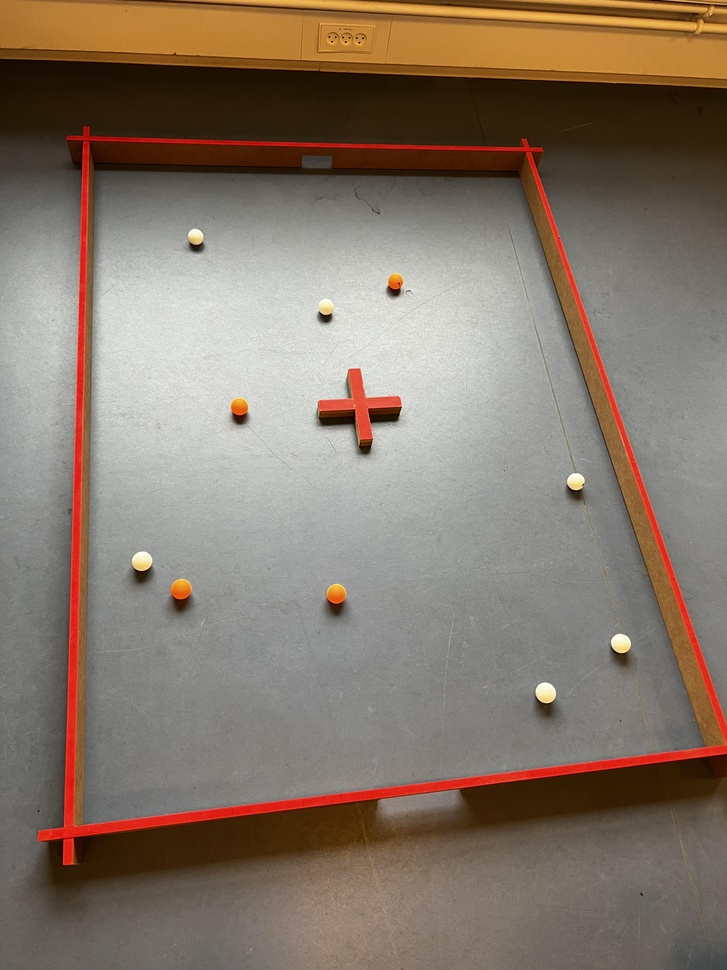
#> input picture Sandbox/Images/Banen1.jpg, 727 x 970 px, shrunk from 3024 x 4032 before the run, given in place of the camera
$ python videocapto.py
#> lines starting #> are read from the running program, lines starting #| are printed output that depends on the picture; after the words box and inside, x2 and y2 are one past the last pixel; in counts of white or black regions, pixels touching at a corner belong together
import cv2

# Open a connection to the camera (0 is usually the default camera)
cap = cv2.VideoCapture(0)

while True:
    # Capture frame-by-frame
    ret, frame = cap.read()
#> frame is the input picture: shape (970, 727, 3); mean B, G, R 106.1, 119.4, 134.2

    if not ret:
        print("Error: Unable to capture frame.")
        break

    # Convert the frame to grayscale
    gray = cv2.cvtColor(frame, cv2.COLOR_BGR2GRAY)
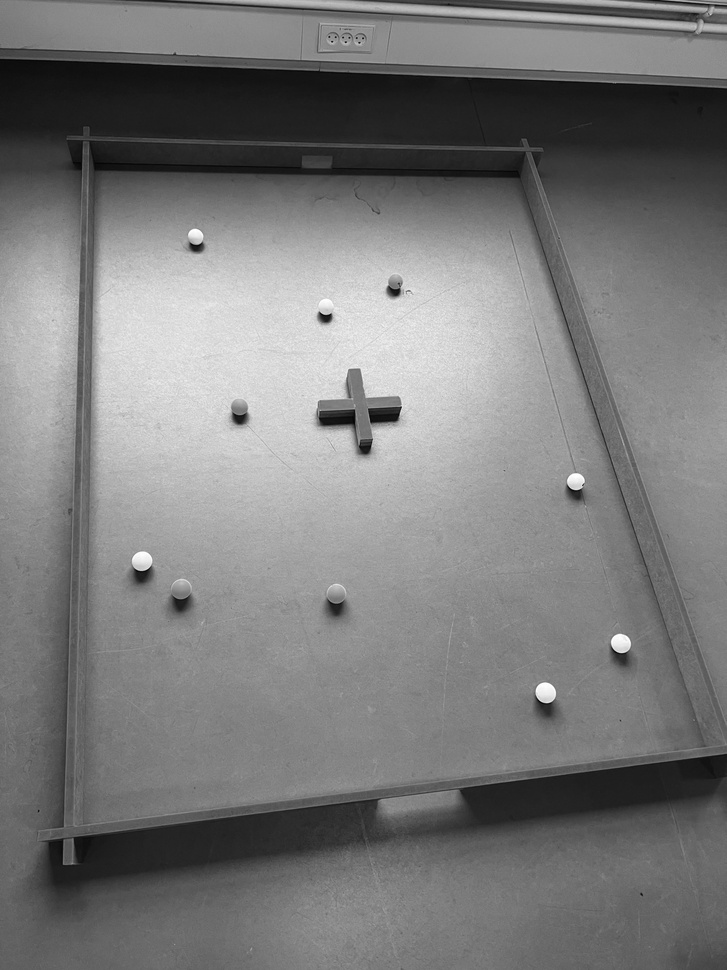
#> gray: shape (970, 727); min 4, max 254, mean 122.3

    # Apply GaussianBlur to reduce noise and help the rectangle detection
    gray_blurred = cv2.GaussianBlur(gray, (9, 9), 2)

    # Use Hough Rectangle Transform to detect rectangles (contours)
    contours, _ = cv2.findContours(gray_blurred, cv2.RETR_EXTERNAL, cv2.CHAIN_APPROX_SIMPLE)
#> contours = [[[0, 0], [0, 969], [726, 969], [726, 0]]]

    # If contours are found, draw rectangles around them
    if contours:
        for contour in contours:
            # Approximate the contour to a rectangle
            x, y, w, h = cv2.boundingRect(contour)

            # Draw the rectangle
            cv2.rectangle(frame, (x, y), (x + w, y + h), (0, 255, 0), 2)

            # Label the
            # name "ball9"
            label_position = (x - 10, y - 10)
            cv2.putText(frame, "ball", label_position, cv2.FONT_HERSHEY_SIMPLEX, 0.5, (255, 255, 255), 2)
#> this loop made 1 pass
#> (contour, x, y, w, h, label_position) on pass 1: ([[0, 0], [0, 969], [726, 969], [726, 0]], 0, 0, 727, 970, (-10, -10))
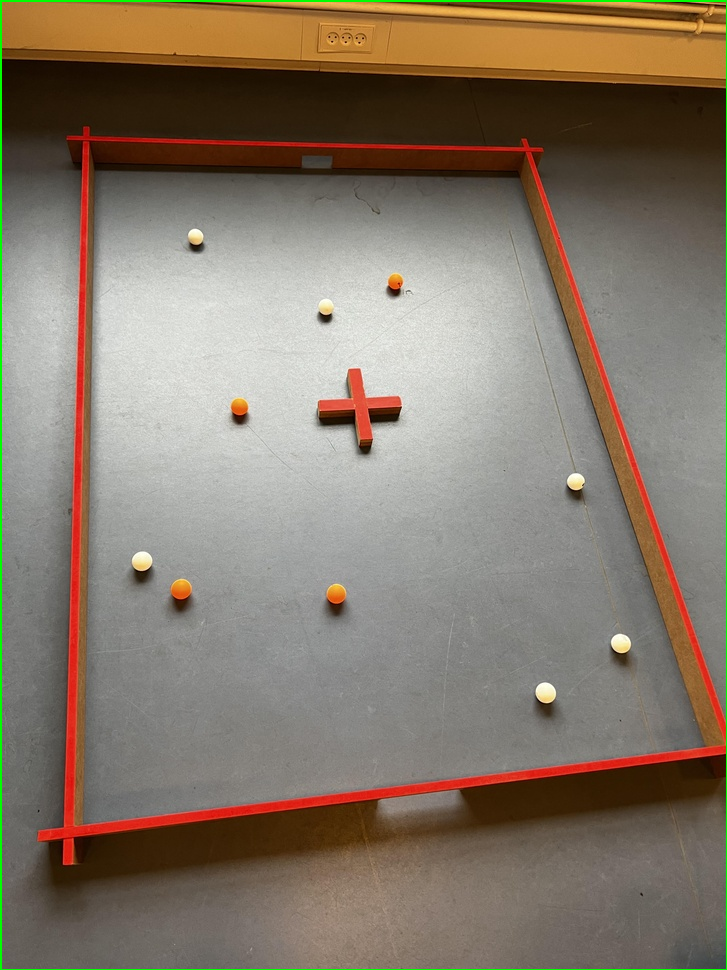
#> frame: shape (970, 727, 3); 0.72% of pixels changed, all inside (x1, y1, x2, y2) = (0, 0, 727, 970)

        # Display the frame with rectangles and labels
        cv2.imshow('Rectangles Detected', frame)

    # Break the loop if 'q' key is pressed
    if cv2.waitKey(1) & 0xFF == ord('q'):
#> (key q is pressed here)
        break

# Release the camera and close all windows
cap.release()
cv2.destroyAllWindows()

$ run again, on Sandbox/Images/Banen3.jpg
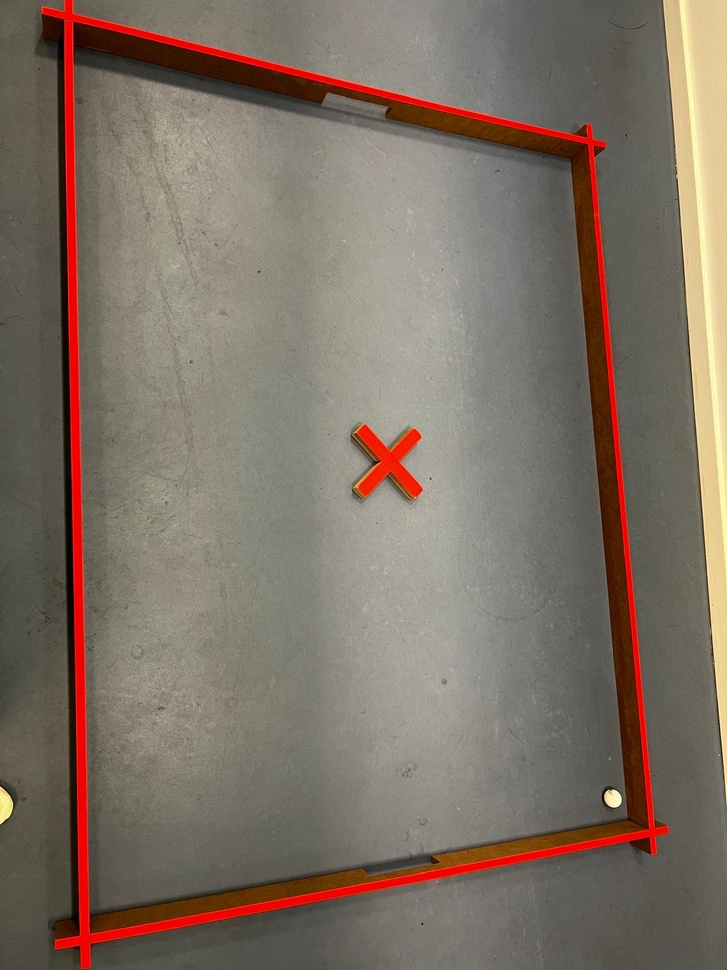
#> input picture Sandbox/Images/Banen3.jpg, 727 x 970 px, shrunk from 1200 x 1600 before the run, given in place of the camera
#> frame is the input picture: shape (970, 727, 3); mean B, G, R 100.5, 112.7, 126.4
#> `gray = cv2.cvtColor(frame, cv2.COLOR_BGR2GRAY)`:
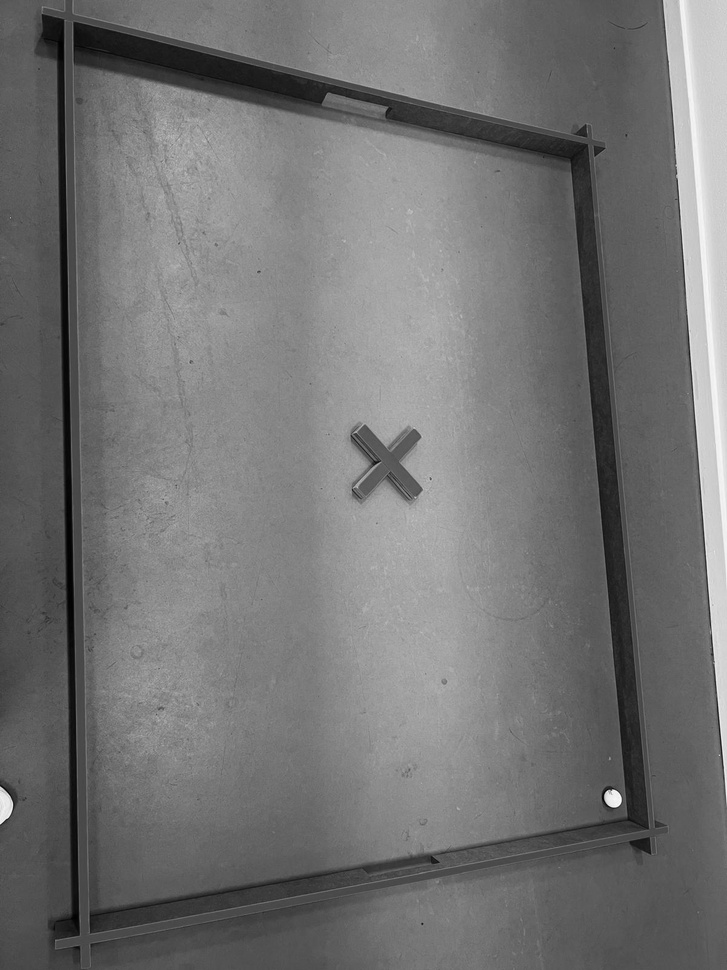
#> gray: shape (970, 727); min 0, max 252, mean 115.4
#> contours = [[[0, 0], [0, 969], [726, 969], [726, 0]]]
#> the loop `for contour in contours:` made 1 pass
#> (contour, x, y, w, h, label_position) on pass 1: ([[0, 0], [0, 969], [726, 969], [726, 0]], 0, 0, 727, 970, (-10, -10))
#> after the loop `for contour in contours:`:
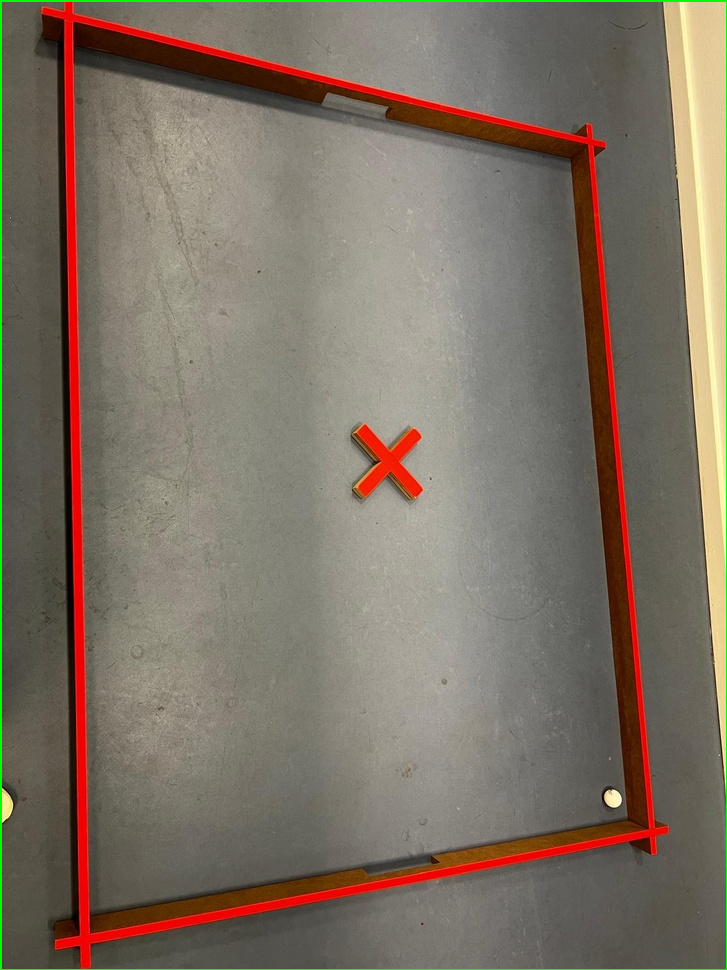
#> frame: shape (970, 727, 3); 0.72% of pixels changed, all inside (x1, y1, x2, y2) = (0, 0, 727, 970)

$ run again, on Sandbox/Images/Banen5.jpg
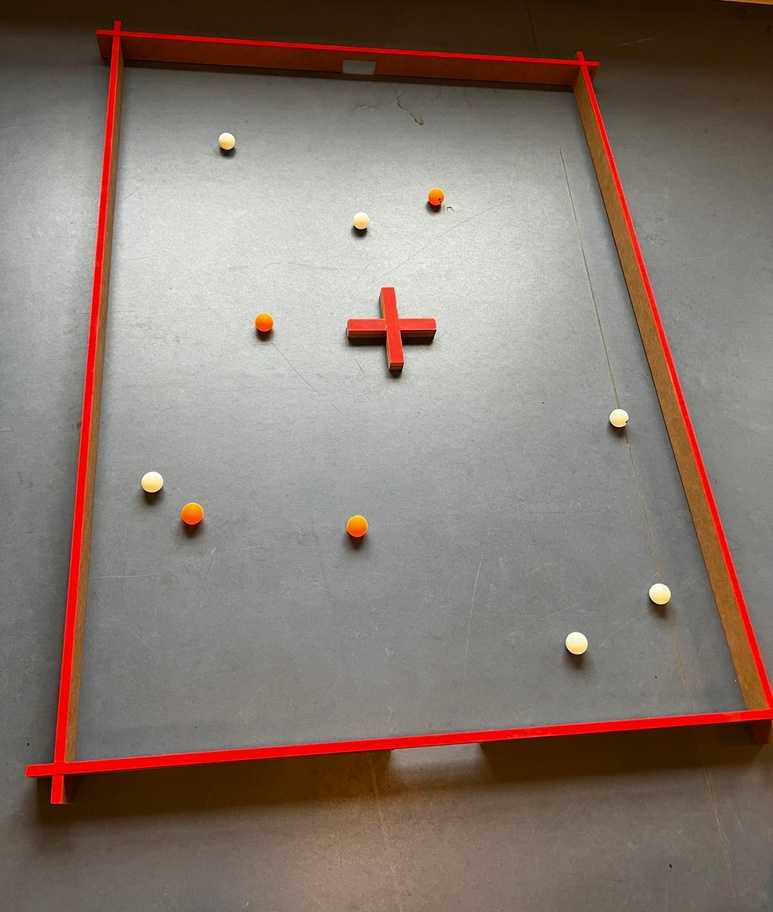
#> input picture Sandbox/Images/Banen5.jpg, 773 x 912 px, shrunk from 1356 x 1600 before the run, given in place of the camera
#> frame is the input picture: shape (912, 773, 3); mean B, G, R 111.8, 121, 135.2
#> `gray = cv2.cvtColor(frame, cv2.COLOR_BGR2GRAY)`:
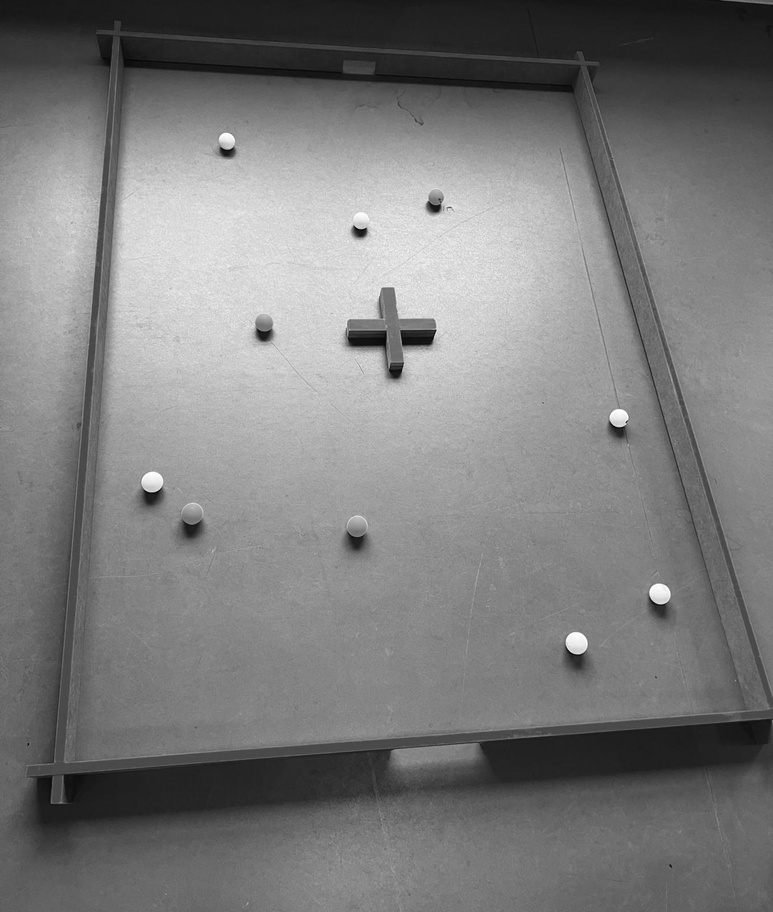
#> gray: shape (912, 773); min 4, max 254, mean 124.2
#> contours = [[[0, 0], [0, 911], [772, 911], [772, 0]]]
#> the loop `for contour in contours:` made 1 pass
#> (contour, x, y, w, h, label_position) on pass 1: ([[0, 0], [0, 911], [772, 911], [772, 0]], 0, 0, 773, 912, (-10, -10))
#> after the loop `for contour in contours:`:
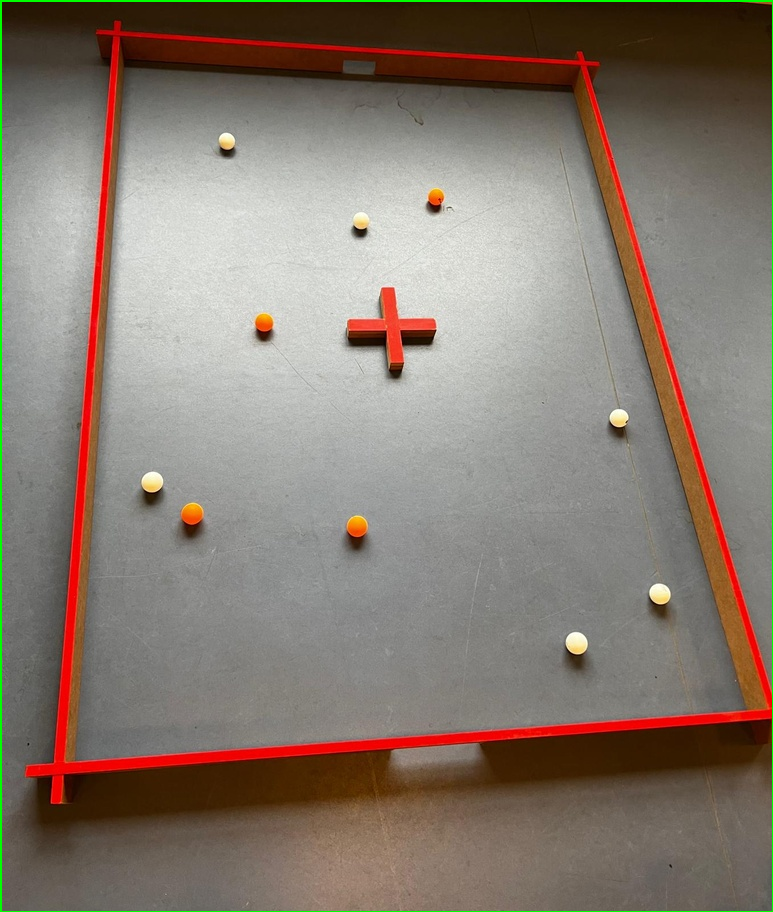
#> frame: shape (912, 773, 3); 0.72% of pixels changed, all inside (x1, y1, x2, y2) = (0, 0, 773, 912)
